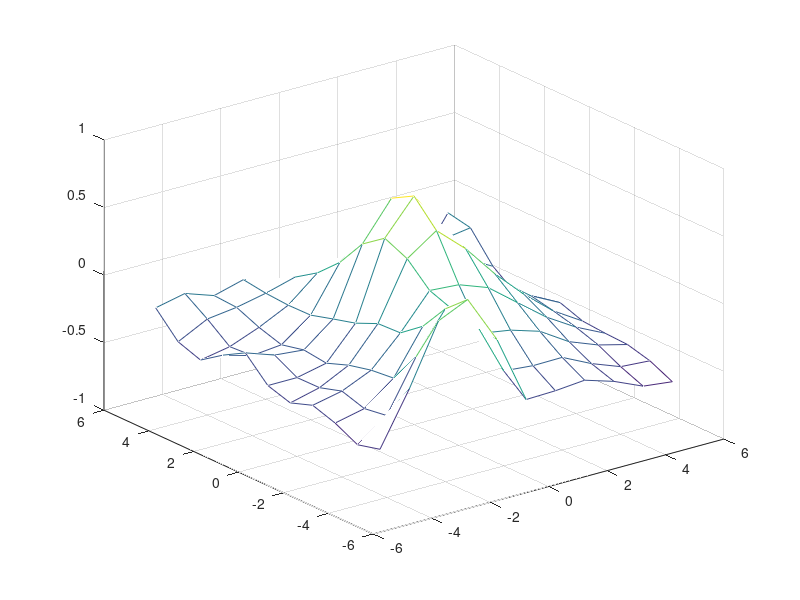

The MATLAB source for this figure:
n = 25;

%split data
%nsepdata
%original function
X = [-5:1:5]';
Y = X;
Z = exp(-X .* X * 0.1) * exp(-Y .* Y * 0.1)' - 0.5;
mesh (X, Y, Z);
axis([-5 5 -5 5 -0.7 0.7]);

%reshape function
[gridsize, gridsize] = size(Z);
ndata = gridsize * gridsize;
targets = reshape (Z, 1, ndata);
[xx, yy] = meshgrid(X, Y);
patterns = [reshape(xx, 1, ndata); reshape(yy, 1, ndata)]

%random
permute = randperm(ndata);
[junk,pos]=sort(permute);
patterns = patterns(:,permute);
targets = targets(:,permute);

old_patterns = patterns;
old_targets = targets;
patterns = old_patterns(:, 1:n);
targets = old_targets(:, 1:n);
test_patterns = old_patterns(:, (n+1):end);
test_targets = old_targets(:, (n+1):end);

%%%%first pass
[insize, ndata] = size(patterns);
[outsize, ndata] = size(targets);
itr =1000;
hidden =50;

%initial data & weights
x = [patterns; ones(1, ndata)];
w = [randn(hidden,insize), zeros(hidden,1)];
v = [randn(outsize,hidden), zeros(outsize,1)];
eta = 0.2;
alpha = 0.9;
dw = 0;
dv = 0;

error = [];

for i = 1:itr
    %forward pass
    hin = w * x;
    hout = [2./ (1+exp(-hin)) - 1 ; ones(1,ndata)];

    oin = v * hout;
    out = 2./ (1+exp(-oin)) - 1;

    %backward pass
    delta_o = (out - targets) .* ((1 + out) .* (1 - out)) * 0.5;
    delta_h = (v' * delta_o) .* ((1 + hout) .* (1 - hout)) * 0.5;
    delta_h = delta_h(1:hidden, :); %removing extra row

    %weight update
    dw = (dw .* alpha) - (delta_h * x') .* (1-alpha);
    dv = (dv .* alpha) - (delta_o * hout') .* (1-alpha);
    w = w + dw .* eta;
    v = v + dv .* eta;
    
    %plot seperation?
    %plot_pattern(w, patterns, targets);
    %save error
    error = [error; sum(sum(abs(sign(out) - targets)./2))];
end

train_out = out;


%%%%second pass: calculate error
[insize, ndata] = size(test_patterns);
[outsize, ndata] = size(test_targets);

%initial data & weights
x = [test_patterns; ones(1, ndata)];

%forward pass
hin = w * x;
hout = [2./ (1+exp(-hin)) - 1 ; ones(1,ndata)];

oin = v * hout;
out = 2./ (1+exp(-oin)) - 1;

%save error
test_error = sum(sum(abs(sign(out) - test_targets)./2));
zz = [train_out, out];
%zz = [train_out, zeros(1,(121-n))];
zz = zz(:,pos);
zz = reshape(zz, gridsize, gridsize);
mesh(X, Y, zz);
hold on
% zz = [targets, zeros(1,(121-n))];
% zz = zz(:,pos);
% zz = reshape(zz, gridsize, gridsize);
% mesh(X, Y, zz);
% axis([-5 5 -5 5 -0.7 0.7]);
drawnow;